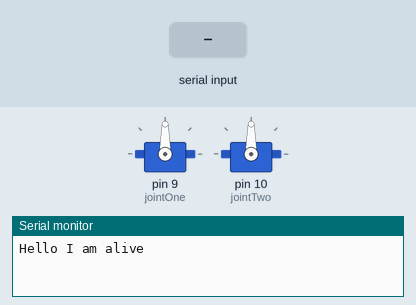
This sketch was run on a simulated Arduino Uno, built with avr-gcc and run on an emulated ATmega328P. Shown: 2 × servo, the last lines printed to the serial monitor. The inputs (shaded band) are chosen by the test bench.

Above: at 1.2 s.
1.3 s: "w" received over Serial
At 2.0 s:
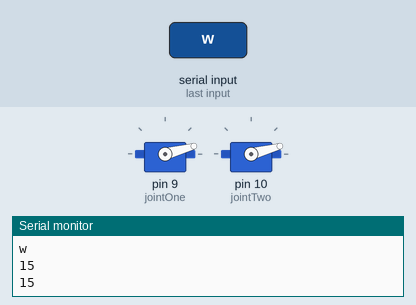
2.8 s: "x" received over Serial
At 3.2 s:
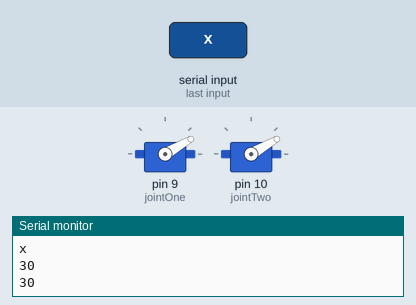
4.3 s: "y" received over Serial
At 5.5 s:
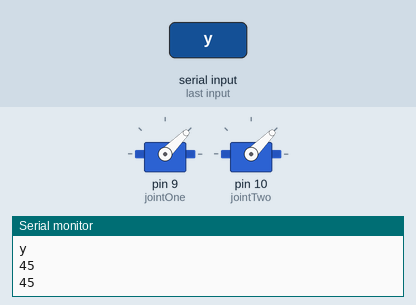
Timing chart, 0 to 7.3 s (numbered marks = the images above; inputs shaded):
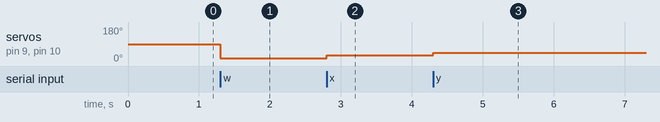

Measured:
- after the input at 1.3 s, servo on pin 9 (jointOne), servo on pin 10 (jointTwo): 90° → 15° at once
- after the input at 2.8 s, servo on pin 9 (jointOne), servo on pin 10 (jointTwo): 15° → 30° at once
- after the input at 4.3 s, servo on pin 9 (jointOne), servo on pin 10 (jointTwo): 30° → 45° at once

The sketch:

test_angle_anteater.ino
```cpp
#include <Servo.h>

int pos = 0;
char go_to = '0';

Servo jointOne;
Servo jointTwo;


void setup() {
  // put your setup code here, to run once:
  jointOne.attach(9);
  jointTwo.attach(10);

  Serial.begin(9600);
  Serial.println("Hello I am alive");

}

void loop() {
  // put your main code here, to run repeatedly:
  if (Serial.available())
  {
    go_to = Serial.read();
    Serial.println(go_to);
    if (go_to == 'w')
    {
      jointOne.write(15);
      jointTwo.write(15);
      Serial.println(jointOne.read());
      Serial.println(jointTwo.read());
    }

    else if (go_to == 'x')
    {
      jointOne.write(30);
      jointTwo.write(30);
      Serial.println(jointOne.read());
      Serial.println(jointTwo.read());
    }

    else if (go_to == 'y')
    {
      jointOne.write(45);
      jointTwo.write(45);
      Serial.println(jointOne.read());
      Serial.println(jointTwo.read());
    }
  }

}
```
